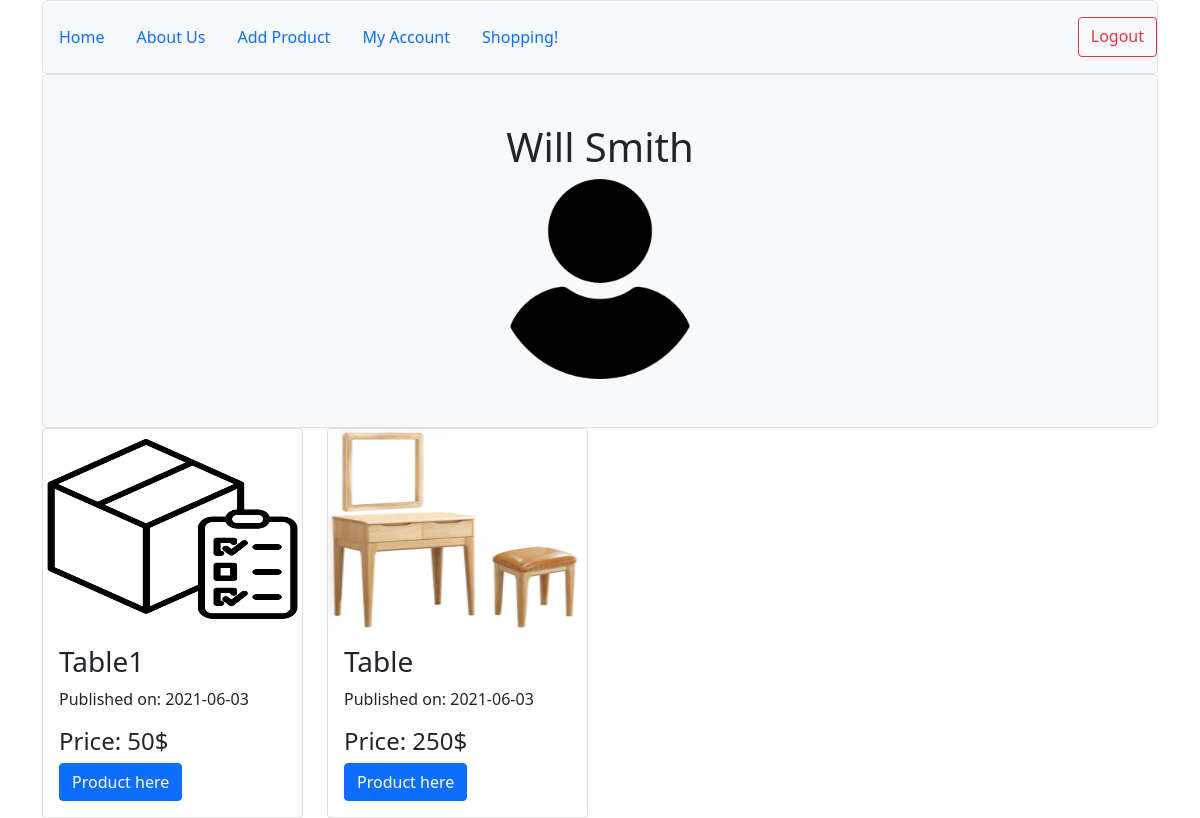
Screenshot of /example2@example.com (signed in) with the database file from the repository.
### myproject/modles.py (models this page shows, shortened)
class User(db.Model, UserMixin):
    __tablename__ = 'users'
    id = db.Column(db.Integer, primary_key=True)
    name = db.Column(db.String(64))
    surname = db.Column(db.String(64))
    phone = db.Column(db.Integer, unique=True, index=True)
    email = db.Column(db.String(128), unique=True, index=True)
    profile_image = db.Column(db.String(128), nullable=False, default='default_profile_image.png')
    password_hash = db.Column(db.String(128))
    products = db.relationship('Product', backref='author', lazy=True)
    buyers = db.relationship('Buyer', backref='author', lazy=True)

class Product(db.Model, UserMixin):
    __tablename__ = 'products'
    users = db.relationship(User)
    id = db.Column(db.Integer, primary_key=True)
    user_id = db.Column(db.Integer, db.ForeignKey('users.id'), nullable=False)
    product_name = db.Column(db.String(64), nullable=False)
    product_info = db.Column(db.Text, nullable=False)
    product_price = db.Column(db.String(64), nullable=False)
    product_image = db.Column(db.String(128), nullable=False, default='default_product_image.png')
    date = db.Column(db.DateTime, nullable=False, default=datetime.utcnow)
    buyers = db.relationship('Buyer', backref='products', lazy=True)

### myproject/users/views.py (the view)
@users.route("/<email>")
def user_posts(email):
    user = User.query.filter_by(email=email).first_or_404()
    product_posts = Product.query.filter_by(author=user).order_by(Product.date.desc())
    return render_template('user_product_posts.html', product_posts=product_posts, user=user)

### myproject/modles.py (called while the page is built)
@login_manager.user_loader
def load_user(user_id):
    return User.query.get(user_id)

### myproject/templates/user_product_posts.html (shortened to what this page needs)
{% extends 'base.html' %}
{% block content %}
    <div class="col">
        <div class="h-100 p-5 bg-light border rounded-3 text-center">
            <h1>{{user.name}} {{user.surname}}</h1>
            <img src="{{url_for('static', filename='profile_pics/'+user.profile_image)}}" height="200px">
        </div>
    </div>
    <div class="row">
        {% for post in product_posts %}
            <div class="col-3">
                <div class="card">
                    <img src="{{url_for('static', filename='product_pics/'+post.product_image)}}" class="card-img-top" height="200px">
                    <div class="card-body">
                        <h3>{{post.product_name}}</h3>
                        <p>Published on: {{post.date.strftime('%Y-%m-%d')}}</p>
                        <h4>Price: {{post.product_price}}</h4>
                        <a href="{{url_for('products.product', product_id=post.id)}}" class="btn btn-primary">Product here</a>
                    </div>
                </div>
            </div>
        {% endfor %}
    </div>
{% endblock %}

### rows the page displays
User: name "Will", surname "Smith", profile_image (placeholder picture)
Product: product_image (placeholder picture), product_name "Table1", date "2021-06-03", product_price "50$"
Product: product_image (picture), product_name "Table", date "2021-06-03", product_price "250$"
